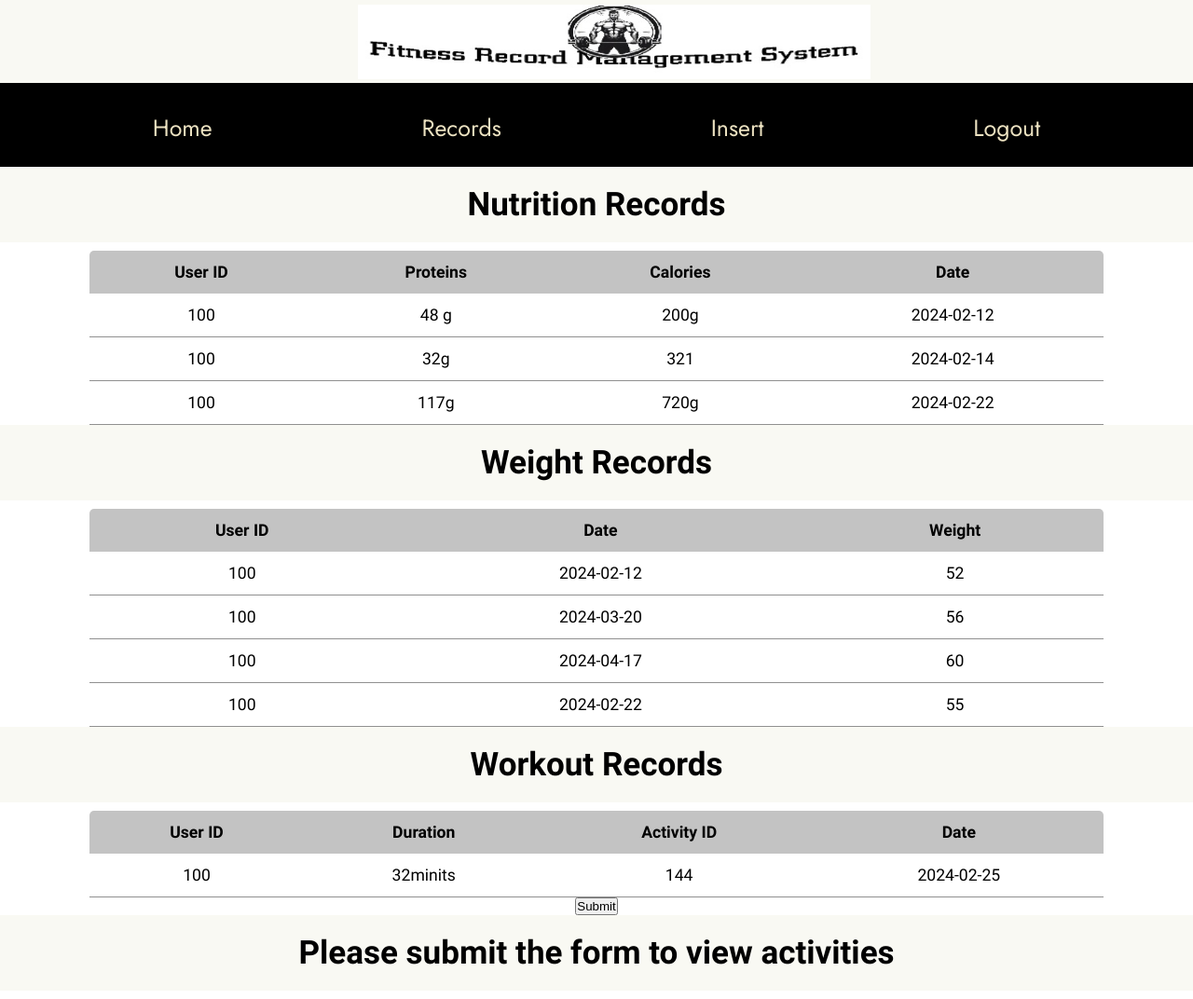
/urecords.php (signed in), run on the app's committed database.
### tables this page shows
CREATE TABLE `nutrition` (
  `u_id` int(15) NOT NULL,
  `proteins` varchar(15) NOT NULL,
  `calories` varchar(15) NOT NULL,
  `date` date NOT NULL
);

CREATE TABLE `weight` (
  `u_id` int(15) NOT NULL,
  `date` date NOT NULL,
  `weight` int(11) NOT NULL
);

CREATE TABLE `workout` (
  `u_id` int(15) NOT NULL,
  `durations` varchar(20) NOT NULL,
  `activity_id` int(15) NOT NULL,
  `date` date NOT NULL
);

### urecords.php (the view, shortened to what this page needs)
<!DOCTYPE html>
<html lang="en" dir="ltr">
  <head>
    <link rel="stylesheet" type="text/css" href="css/drecords_style.css">
  </head>
  <body>
    <div class="top_img"><img src="Resource/logo12.jpg"></div>
    <div class="navigation-bar" style="text-align: center">
      <a href="udashboard.php" >Home</a>
      <a href="urecords.php">Records </a>
      <a href="uinsert.php">Insert</a>
      <a class='logout' href="logout.php">Logout</a>
    </div>
    <?php
      require "connection.php";
      $uid=$_SESSION["userID"];
      $sql = "SELECT * FROM nutrition  WHERE u_id = '$uid'";
      $result = mysqli_query($conn, $sql);
      if ($result) {
          echo "<div class='welcome'><h2 class='mssg'> Nutrition Records </h2></div>
              <div class='table_box'>
                  <table class='content-table'>
                      <thead>
                          <tr>
                              <th>User ID</th>
                              <th>Proteins</th>
                              <th>Calories</th>
                              <th>Date</th>
                          </tr>
                      </thead>
                      <tbody>";
          while ($row = mysqli_fetch_assoc($result)) {
              $userId = $row["u_id"];
              $proteins = $row["proteins"];
              $calories = $row["calories"];
              $date = $row["date"];
              echo "
                  <tr>
                      <td>$userId</td>
                      <td>$proteins</td>
                      <td>$calories</td>
                      <td>$date</td>
                  </tr>";
          }
          echo "</tbody></table></div>";
      } else {
          echo "<div class='welcome'><h2 class='mssg'> No Nutrition Records Found </h2></div>";
      }
      $sql = "SELECT * FROM weight  WHERE u_id = '$uid'";
      $result = mysqli_query($conn, $sql);
      if ($result) {
          echo "<div class='welcome'><h2 class='mssg'> Weight Records </h2></div>
                  <div class='table_box'>
                      <table class='content-table'>
                          <thead>
                              <tr>
                                  <th>User ID</th>
                                  <th>Date</th>
                                  <th>Weight</th>
                              </tr>
                          </thead>
                          <tbody>";
          while ($row = mysqli_fetch_assoc($result)) {
              $userId = $row["u_id"];
              $date = $row["date"];
              $weight = $row["weight"];
              echo "
                      <tr>
                          <td>$userId</td>
                          <td>$date</td>
                          <td>$weight</td>
                      </tr>";
          }
          echo "</tbody></table></div>";
      } else {
          echo "<div class='welcome'><h2 class='mssg'> No Weight Records Found </h2></div>";
      }
      $sql = "SELECT * FROM workout  WHERE u_id = '$uid'";
      $result = mysqli_query($conn, $sql);
      if ($result) {
          echo "<div class='welcome'><h2 class='mssg'> Workout Records </h2></div>
              <div class='table_box'>
                  <table class='content-table'>
                      <thead>
                          <tr>
                              <th>User ID</th>
                              <th>Duration</th>
                              <th>Activity ID</th>
                              <th>Date</th>
                          </tr>
                      </thead>
                      <tbody>";
          while ($row = mysqli_fetch_assoc($result)) {
              $userId = $row["u_id"];
              $duration = $row["durations"];
              $activityId = $row["activity_id"];
              $date = $row["date"];
              echo "
                  <tr>
                      <td>$userId</td>
                      <td>$duration</td>
                      <td>$activityId</td>
                      <td>$date</td>
                  </tr>";
          }
          echo "</tbody></table></div>";
      } else {
          echo "<div class='welcome'><h2 class='mssg'> No Workout Records Found </h2></div>";
      }
    ?>
    <form id="weekForm" action="urecords.php" method="post">
    <button type="submit">Submit</button>
</form>
    <?php
require "connection.php";
if ($_SERVER["REQUEST_METHOD"] == "POST") {
    $weekName = $_POST['week'];
    $uid = $_SESSION["userID"];
    $sql = "SELECT a.* FROM activity a INNER JOIN time t ON a.set_num = t.set_num WHERE t.u_id = '$uid'  AND t.week = '$weekName';";
    $result = mysqli_query($conn, $sql);
    if ($result) {
        echo "<div class='welcome'><h2 class='mssg'> Activities For $weekName </h2></div>
            <div class='table_box'>
                <table class='content-table'>
                    <thead>
                        <tr>
                            <th>Activity ID</th>
                            <th>Activity Name</th>
                            <th>Description</th>
                            <th>Target</th>
                            <th>Minimum Sets</th>
                        </tr>
                    </thead>
                    <tbody>";
        while ($row = mysqli_fetch_assoc($result)) {
            $activityId = $row["activity_id"];
            $set = $row["sets"];
            $at = $row["activity_type"];
            $activityName = $row["activity_name"];
            $description = $row["description"];
            echo "
                <tr>
                    <td>$activityId</td>
                    <td>$activityName</td>
                    <td>$description</td>
                    <td>$at</td>
                    <td>$set</td>
                </tr>";
        }
        echo "</tbody></table></div>";
    } else {
        echo "<div class='welcome'><h2 class='mssg'> No Activity Records Found </h2></div>";
    }
} else {
    echo "<div class='welcome'><h2 class='mssg'> Please submit the form to view activities </h2></div>";
}
?>
  </body>
</html>

### css/drecords_style.css (style rules this page uses)
* { margin: 0; padding: 0; }
body { text-align: center; }
.top_img { width: 100%; background-color: #f9f9f3; }
.top_img img { width: 550px; height: 80px; margin: 5px 30% auto; }
.navigation-bar { background-color: black; overflow: hidden; font-family: "Jost", sans-serif; height: 90px; text-align: center; }
.navigation-bar a { display: inline-block; float: none; font-size: 25px; text-decoration: none; color: #ece2c1; padding: 30px 30px; margin: 0 80px; }
.welcome { width: 100%; height: 90px; }
.mssg { font-family: "Barlow Condensed", sans-serif; font-size: 35px; background: #f9f9f3; text-align: center; padding: 20px; }
.table_box { margin-left: auto; margin-right: auto; font-family: "Muli", sans-serif; }
.content-table { border-collapse: collapse; margin-left: auto; margin-right: auto; min-width: 85%; font-size: 1.1em; border-radius: 5px 5px 0 0; overflow: hidden; box-shadow: 0 0 20px rgba(0 0 0 0.15); }
.content-table thead tr { background-color: #c3c3c3; border: none; color: black; text-align: auto; font-weight: bold; }
.content-table th, .content-table td { padding: 13px 16px; }
.content-table tbody tr { border-bottom: 1.5px solid #909090; }

### data on the page
nutrition: u "100", proteins "48 g", calories "200g", date "2024-02-12"
nutrition: u "100", proteins "32g", calories "321", date "2024-02-14"
nutrition: u "100", proteins "117g", calories "720g", date "2024-02-22"
weight: u "100", date "2024-02-12", weight "52"
weight: u "100", date "2024-03-20", weight "56"
weight: u "100", date "2024-04-17", weight "60"
weight: u "100", date "2024-02-22", weight "55"
workout: u_id "100", durations "32minits", activity "144", date "2024-02-25"
